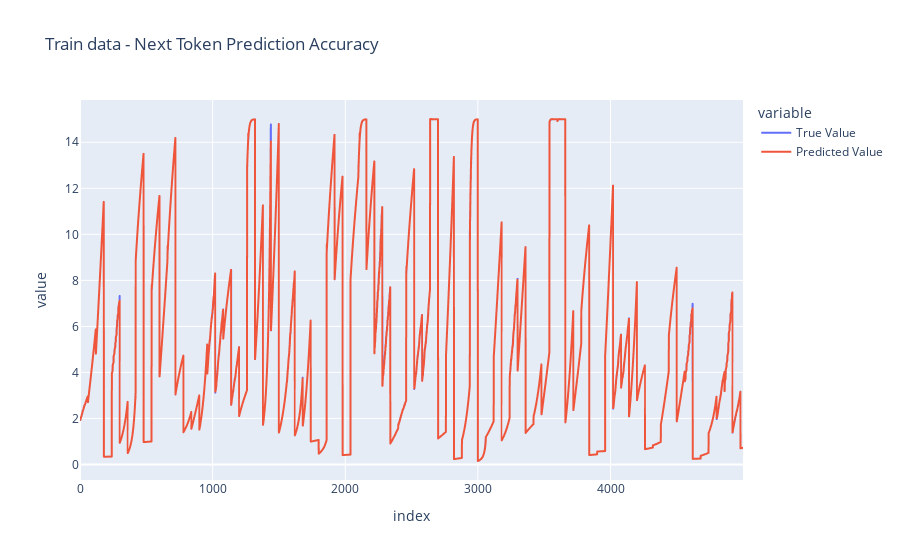

The notebook cell saved with this chart:
### Code cell
dataset_raw= TimeSeriesDatasetRaw(train_episodes, context_window=context_window, vocab_size=vocab_size)
x_batch, y_batch = dataset_raw[range(5_000)]


print(x_batch.shape)

y_predict = learner.predict(x_batch, num_periods=1)[:, -1]




df=pd.DataFrame([y_batch, y_predict]).T
df.columns = ['True Value', 'Predicted Value']
fig = px.line(df, labels={ 'x':['Predicted Value','Predicted Value']}, title='Train data - Next Token Prediction Accuracy')
fig.show()

### Figure 1 — Plotly figure (JSON) as saved in the notebook; plotly's stock layout.template omitted (floating-point values rounded to 4 significant figures; data arrays with more than 128 entries replaced by an {"elided": "..."} marker saying what was removed)
{"data": [{"hovertemplate": "variable=True Value<br>index=%{x}<br>value=%{y}<extra></extra>", "legendgroup": "True Value", "line": {"color": "#636efa", "dash": "solid"}, "marker": {"symbol": "circle"}, "mode": "lines", "name": "True Value", "showlegend": true, "type": "scattergl", "x": {"elided": "5000 int values"}, "xaxis": "x", "y": {"elided": "5000 float values"}, "yaxis": "y"}, {"hovertemplate": "variable=Predicted Value<br>index=%{x}<br>value=%{y}<extra></extra>", "legendgroup": "Predicted Value", "line": {"color": "#EF553B", "dash": "solid"}, "marker": {"symbol": "circle"}, "mode": "lines", "name": "Predicted Value", "showlegend": true, "type": "scattergl", "x": {"elided": "5000 int values"}, "xaxis": "x", "y": {"elided": "5000 float values"}, "yaxis": "y"}], "layout": {"legend": {"title": {"text": "variable"}, "tracegroupgap": 0}, "title": {"text": "Train data - Next Token Prediction Accuracy"}, "xaxis": {"anchor": "y", "domain": [0, 1], "title": {"text": "index"}}, "yaxis": {"anchor": "x", "domain": [0, 1], "title": {"text": "value"}}}}
